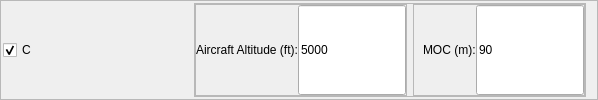
          <widget class="QFrame" name="frame_3">
           <property name="sizePolicy">
            <sizepolicy hsizetype="Preferred" vsizetype="Preferred">
             <horstretch>0</horstretch>
             <verstretch>0</verstretch>
            </sizepolicy>
           </property>
           <property name="frameShape">
            <enum>QFrame::StyledPanel</enum>
           </property>
           <property name="frameShadow">
            <enum>QFrame::Raised</enum>
           </property>
           <layout class="QHBoxLayout" name="horizontalLayout_3">
            <property name="spacing">
             <number>2</number>
            </property>
            <property name="leftMargin">
             <number>2</number>
            </property>
            <property name="topMargin">
             <number>2</number>
            </property>
            <property name="bottomMargin">
             <number>2</number>
            </property>
            <item>
             <widget class="QCheckBox" name="chbCatC">
              <property name="minimumSize">
               <size>
                <width>189</width>
                <height>0</height>
               </size>
              </property>
              <property name="text">
               <string>C</string>
              </property>
              <property name="checked">
               <bool>true</bool>
              </property>
             </widget>
            </item>
            <item>
             <widget class="QFrame" name="frameAC_C">
              <property name="frameShape">
               <enum>QFrame::StyledPanel</enum>
              </property>
              <property name="frameShadow">
               <enum>QFrame::Raised</enum>
              </property>
              <layout class="QHBoxLayout" name="horizontalLayout_10">
               <property name="margin">
                <number>0</number>
               </property>
               <item>
                <widget class="QFrame" name="frame_Altitude_7">
                 <property name="sizePolicy">
                  <sizepolicy hsizetype="Preferred" vsizetype="Preferred">
                   <horstretch>0</horstretch>
                   <verstretch>0</verstretch>
                  </sizepolicy>
                 </property>
                 <property name="frameShape">
                  <enum>QFrame::StyledPanel</enum>
                 </property>
                 <property name="frameShadow">
                  <enum>QFrame::Raised</enum>
                 </property>
                 <layout class="QHBoxLayout" name="horizontalLayout_33">
                  <property name="spacing">
                   <number>0</number>
                  </property>
                  <property name="margin">
                   <number>0</number>
                  </property>
                  <item>
                   <widget class="QLabel" name="label_23">
                    <property name="sizePolicy">
                     <sizepolicy hsizetype="Preferred" vsizetype="Preferred">
                      <horstretch>0</horstretch>
                      <verstretch>0</verstretch>
                     </sizepolicy>
                    </property>
                    <property name="minimumSize">
                     <size>
                      <width>100</width>
                      <height>0</height>
                     </size>
                    </property>
                    <property name="maximumSize">
                     <size>
                      <width>16777215</width>
                      <height>16777215</height>
                     </size>
                    </property>
                    <property name="font">
                     <font>
                      <family>Arial</family>
                      <weight>50</weight>
                      <bold>false</bold>
                     </font>
                    </property>
                    <property name="text">
                     <string>Aircraft Altitude (ft):</string>
                    </property>
                   </widget>
                  </item>
                  <item>
                   <widget class="QLineEdit" name="txtAltitudeC">
                    <property name="sizePolicy">
                     <sizepolicy hsizetype="MinimumExpanding" vsizetype="Preferred">
                      <horstretch>0</horstretch>
                      <verstretch>0</verstretch>
                     </sizepolicy>
                    </property>
                    <property name="minimumSize">
                     <size>
                      <width>70</width>
                      <height>0</height>
                     </size>
                    </property>
                    <property name="maximumSize">
                     <size>
                      <width>16777215</width>
                      <height>16777215</height>
                     </size>
                    </property>
                    <property name="font">
                     <font>
                      <family>Arial</family>
                      <weight>50</weight>
                      <bold>false</bold>
                     </font>
                    </property>
                    <property name="text">
                     <string>5000</string>
                    </property>
                   </widget>
                  </item>
                 </layout>
                </widget>
               </item>
               <item>
                <widget class="QFrame" name="frame_Altitude_18">
                 <property name="sizePolicy">
                  <sizepolicy hsizetype="Preferred" vsizetype="Preferred">
                   <horstretch>0</horstretch>
                   <verstretch>0</verstretch>
                  </sizepolicy>
                 </property>
                 <property name="frameShape">
                  <enum>QFrame::StyledPanel</enum>
                 </property>
                 <property name="frameShadow">
                  <enum>QFrame::Raised</enum>
                 </property>
                 <layout class="QHBoxLayout" name="horizontalLayout_44">
                  <property name="spacing">
                   <number>0</number>
                  </property>
                  <property name="leftMargin">
                   <number>9</number>
                  </property>
                  <property name="topMargin">
                   <number>0</number>
                  </property>
                  <property name="rightMargin">
                   <number>0</number>
                  </property>
                  <property name="bottomMargin">
                   <number>0</number>
                  </property>
                  <item>
                   <widget class="QLabel" name="label_34">
                    <property name="minimumSize">
                     <size>
                      <width>50</width>
                      <height>0</height>
                     </size>
                    </property>
                    <property name="maximumSize">
                     <size>
                      <width>16777215</width>
                      <height>16777215</height>
                     </size>
                    </property>
                    <property name="font">
                     <font>
                      <family>Arial</family>
                      <weight>50</weight>
                      <bold>false</bold>
                     </font>
                    </property>
                    <property name="text">
                     <string>MOC (m):</string>
                    </property>
                   </widget>
                  </item>
                  <item>
                   <widget class="QLineEdit" name="txtMocC">
                    <property name="sizePolicy">
                     <sizepolicy hsizetype="MinimumExpanding" vsizetype="Preferred">
                      <horstretch>0</horstretch>
                      <verstretch>0</verstretch>
                     </sizepolicy>
                    </property>
                    <property name="minimumSize">
                     <size>
                      <width>50</width>
                      <height>0</height>
                     </size>
                    </property>
                    <property name="maximumSize">
                     <size>
                      <width>16777215</width>
                      <height>16777215</height>
                     </size>
                    </property>
                    <property name="font">
                     <font>
                      <family>Arial</family>
                      <weight>50</weight>
                      <bold>false</bold>
                     </font>
                    </property>
                    <property name="text">
                     <string>90</string>
                    </property>
                   </widget>
                  </item>
                 </layout>
                </widget>
               </item>
              </layout>
             </widget>
            </item>
           </layout>
          </widget>
